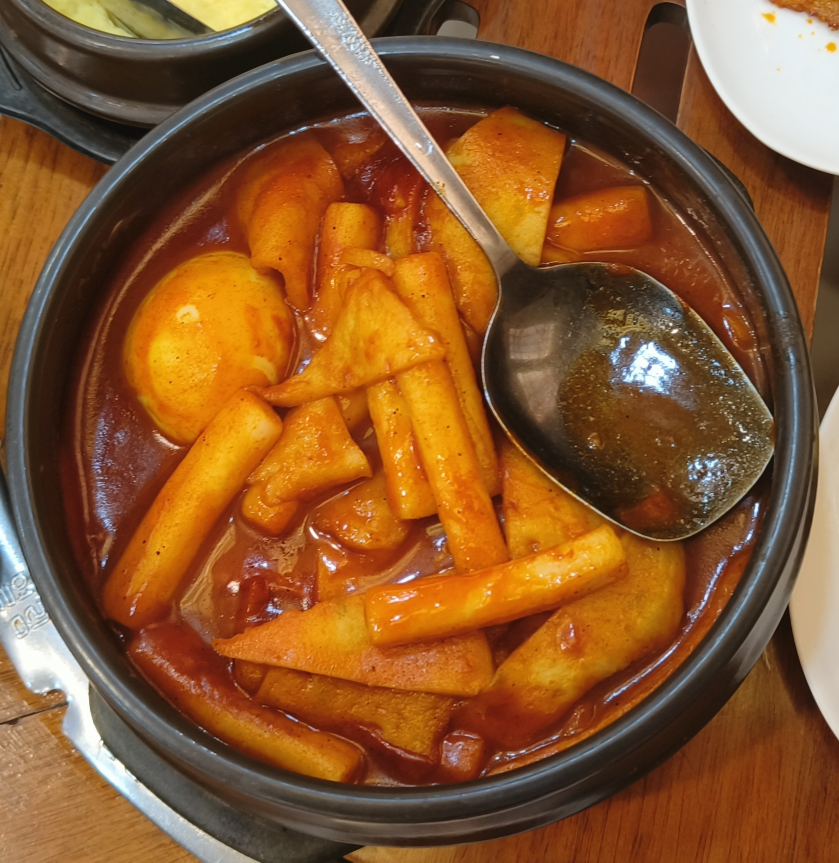
#> input picture Makanan/Berkuah/IMG20230103200422 - Kuah 1.jpg, 1678 x 1725 px (shown at 1/2 size)
$ python -i app.py   (imports and definitions only)   (older library calls are emulated)
#> lines starting #> are read from the running program, lines starting #| are printed output that depends on the picture
#> further down, picture is the input picture: shape (1725, 1678, 3); mean B, G, R 45.1, 86.2, 134.9
import streamlit as st
import cv2
import numpy as np
import pickle
import time
from skimage.feature import local_binary_pattern
from skimage.feature import graycomatrix, graycoprops

# [5 lines not run here, left out]
# [1 line that did not run here, left out]
# [1 line that did not run here, left out]
# [1 line that did not run here, left out]

def extract_lbp_features(image):
    resized = cv2.resize(image, (128,128))
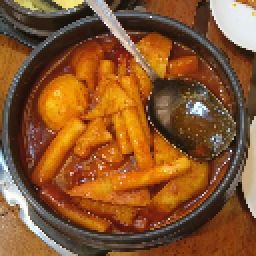
#> resized: shape (128, 128, 3) (shown 2 times larger); mean B, G, R 45, 86.1, 134.8
    gray = cv2.cvtColor(resized, cv2.COLOR_BGR2GRAY)
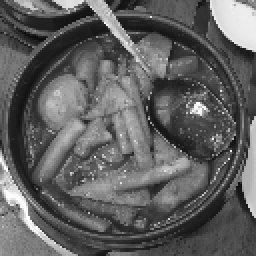
#> gray: shape (128, 128) (shown 2 times larger); min 12, max 254, mean 96
    lbp = local_binary_pattern(gray, 24, 3, method='uniform')  # pakai skimage
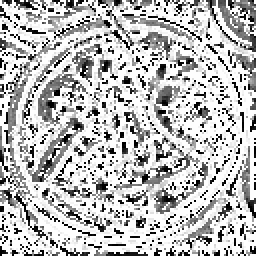
#> lbp: shape (128, 128) float64 (shown 2 times larger); min 0, max 25, mean 18.3; drawn with min black and max white
    hist, _ = np.histogram(lbp.ravel(), bins=np.arange(0, 26), range=(0, 25))
#> hist = 25 values, max 9051 at index 24, min 125 at index 18, mean 655.4
    hist = hist.astype("float") / (hist.sum() + 1e-7)
#> hist = 25 values, max 0.552 at index 24, min 0.00763 at index 18, mean 0.04
    return hist

def extract_color_features(image):
    resized = cv2.resize(image, (128,128))
    hsv = cv2.cvtColor(resized, cv2.COLOR_BGR2HSV)
#> hsv: shape (128, 128, 3); mean H, S, V 20.9, 166, 135.9
    h,s,v = cv2.split(hsv)
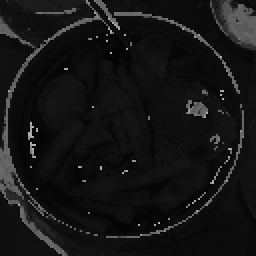
#> h: shape (128, 128) (shown 2 times larger); min 0, max 179, mean 20.9
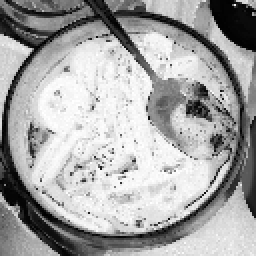
#> s: shape (128, 128) (shown 2 times larger); min 0, max 255, mean 166
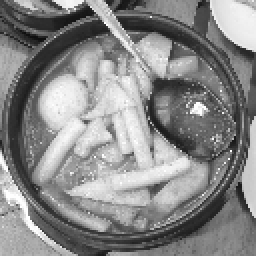
#> v: shape (128, 128) (shown 2 times larger); min 14, max 255, mean 135.9
    feats = [
        np.mean(h), np.std(h), np.mean(h.flatten()), np.std(h.flatten()),
        np.mean(s), np.std(s), np.mean(s.flatten()), np.std(s.flatten()),
        np.mean(v), np.std(v), np.mean(v.flatten()), np.std(v.flatten())
    ]
#> feats = [20.9, 25.57, 20.9, 25.57, 166, 76.4, 166, 76.4, 135.9, 61.4, 135.9, 61.4]
    return np.array(feats)

def extract_haralick_features_simple(image):
    resized = cv2.resize(image, (128,128))
    gray = cv2.cvtColor(resized, cv2.COLOR_BGR2GRAY)
    glcm = graycomatrix(gray, distances=[5], angles=[0], levels=256, symmetric=True, normed=True)
    props = ['contrast', 'dissimilarity', 'homogeneity', 'energy', 'correlation', 'ASM']
    feats = [graycoprops(glcm, p)[0,0] for p in props]
#> feats = [2595.8, 35.97, 0.0442, 0.00961, 0.473, 9.24e-05]
    return np.array(feats)

def extract_combined_features(image):
    return np.hstack([
        extract_lbp_features(image),
        extract_color_features(image),
        extract_haralick_features_simple(image)
    ])

# Mapping extractor
feature_extractors = {
    "Combined": extract_combined_features
}
# [73 lines not run here, left out]

>>> import cv2
>>> picture = cv2.imread('Makanan/Berkuah/IMG20230103200422 - Kuah 1.jpg')
>>> result = extract_combined_features(picture)
#> result = 43 values, max 2595.8 at index 37, min 9.24e-05 at index 42, mean 83.85

$ run again, on Makanan/Berkuah/IMG20230103200422 - Kuah 2.jpg
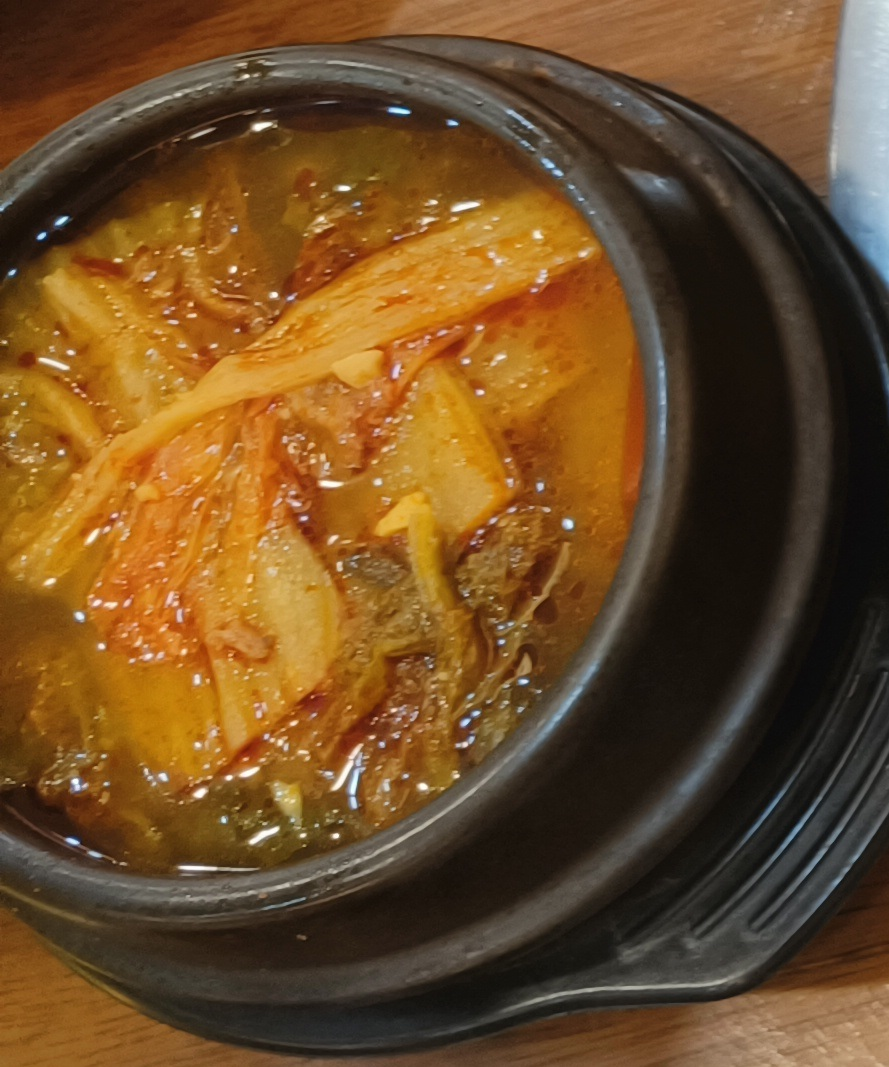
#> input picture Makanan/Berkuah/IMG20230103200422 - Kuah 2.jpg, 889 x 1067 px
#> picture is the input picture: shape (1067, 889, 3); mean B, G, R 39, 77, 109.9
#> in extract_lbp_features, `lbp = local_binary_pattern(gray, 24, 3, method='uniform')`:
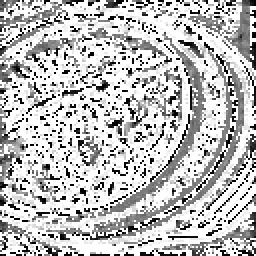
#> lbp: shape (128, 128) float64 (shown 2 times larger); min 0, max 25, mean 18.6; drawn with min black and max white
#> in extract_lbp_features, `hist, _ = np.histogram(lbp.ravel(), bins=np.arange(0, 26), range=(0, 2..`: hist = 25 values, max 9129 at index 24, min 110 at index 18, mean 655.4
#> in extract_lbp_features, `hist = hist.astype("float") / (hist.sum() + 1e-7)`: hist = 25 values, max 0.557 at index 24, min 0.00671 at index 18, mean 0.04
#> hsv: shape (128, 128, 3); mean H, S, V 20.4, 145.6, 110.6
#> in extract_color_features, `h,s,v = cv2.split(hsv)`:
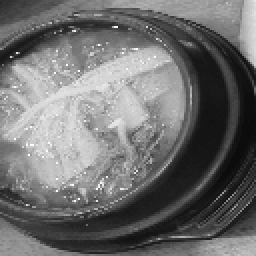
#> v: shape (128, 128) (shown 2 times larger); min 11, max 255, mean 110.6
#> in extract_color_features, `feats = [ np.mean(h), np.std(h), np.mean(h.flatten()), np.std(h.flatte..`: feats = [20.44, 19.94, 20.44, 19.94, 145.6, 70.8, 145.6, 70.8, 110.6, 62.77, 110.6, 62.77]
#> in extract_haralick_features_simple, `feats = [graycoprops(glcm, p)[0,0] for p in props]`: feats = [1035.3, 22.72, 0.0784, 0.0129, 0.747, 0.000167]
#> result = 43 values, max 1035.3 at index 37, min 0.000167 at index 42, mean 44.66

$ run again, on Makanan/Berkuah/IMG20230821190642 - Kuah 2.jpg
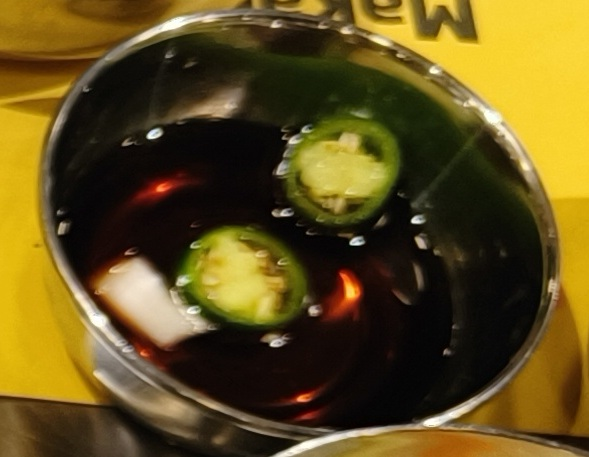
#> input picture Makanan/Berkuah/IMG20230821190642 - Kuah 2.jpg, 589 x 457 px
#> picture is the input picture: shape (457, 589, 3); mean B, G, R 28.9, 80.2, 98.3
#> in extract_lbp_features, `lbp = local_binary_pattern(gray, 24, 3, method='uniform')`:
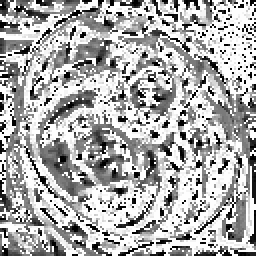
#> lbp: shape (128, 128) float64 (shown 2 times larger); min 0, max 25, mean 16.9; drawn with min black and max white
#> in extract_lbp_features, `hist, _ = np.histogram(lbp.ravel(), bins=np.arange(0, 26), range=(0, 2..`: hist = 25 values, max 7058 at index 24, min 199 at index 19, mean 655.4
#> in extract_lbp_features, `hist = hist.astype("float") / (hist.sum() + 1e-7)`: hist = 25 values, max 0.431 at index 24, min 0.0121 at index 19, mean 0.04
#> hsv: shape (128, 128, 3); mean H, S, V 24.8, 166.2, 98.8
#> in extract_color_features, `h,s,v = cv2.split(hsv)`:
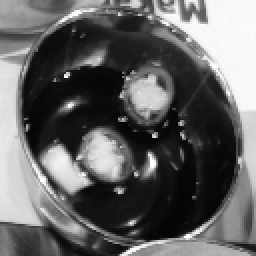
#> v: shape (128, 128) (shown 2 times larger); min 3, max 255, mean 98.8
#> in extract_color_features, `feats = [ np.mean(h), np.std(h), np.mean(h.flatten()), np.std(h.flatte..`: feats = [24.77, 26.4, 24.77, 26.4, 166.2, 62.29, 166.2, 62.29, 98.76, 82.91, 98.76, 82.91]
#> in extract_haralick_features_simple, `feats = [graycoprops(glcm, p)[0,0] for p in props]`: feats = [2572.2, 30.98, 0.13, 0.0249, 0.726, 0.000621]
#> result = 43 values, max 2572.2 at index 37, min 0.000621 at index 42, mean 82.04
